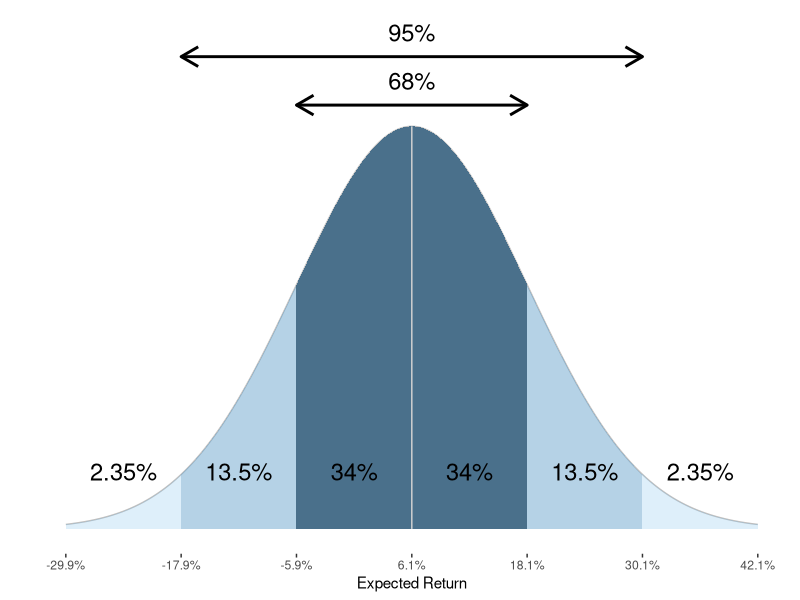

Recreate this plot in R.
library("ggplot2")
library("scales")

#Inputs
m<-0.061 #mean return for Normal Plot
vol<-0.12 #volatility or SD
length<-100 #number of breaks for graph

#create vectors with z-values
x<-seq(m-3*vol,m+3*vol,length.out=6*length)
x1<-seq(m-3*vol,m-2*vol,length.out=length)
x2<-seq(m-2*vol,m-vol,length.out=length)
x3<-seq(m-vol,m+vol,length.out=2*length)
x4<-seq(m+vol,m+2*vol,length.out=length)
x5<-seq(m+2*vol,m+3*vol,length.out=length)

#create areas for graph
line<-data.frame(x=x,y=dnorm(x,mean=m,sd=vol))
areax1<-data.frame(x=x1,ymin=0,ymax=dnorm(x1,mean=m, sd=vol))
areax2<-data.frame(x=x2,ymin=0,ymax=dnorm(x2,mean=m, sd=vol))
areax3<-data.frame(x=x3,ymin=0,ymax=dnorm(x3,mean=m, sd=vol))
areax4<-data.frame(x=x4,ymin=0,ymax=dnorm(x4,mean=m, sd=vol))
areax5<-data.frame(x=x5,ymin=0,ymax=dnorm(x5,mean=m, sd=vol))

#position of labels
label_y=dnorm(m,mean=m, sd=vol)/7

#colours for area shading
shade1<-"skyblue2"
shade2<-"skyblue3"
shade3<-"skyblue4"

plot<-ggplot()+
  geom_line(data=line, mapping=aes(x=x,y=y), colour="grey")+
  geom_ribbon(data=areax1,mapping=aes(x=x,ymin=ymin,ymax=ymax), fill=shade1, alpha=0.25)+
  geom_ribbon(data=areax2,mapping=aes(x=x,ymin=ymin,ymax=ymax), fill=shade2, alpha=0.5)+
  geom_ribbon(data=areax3,mapping=aes(x=x,ymin=ymin,ymax=ymax), fill=shade3, alpha=1)+
  geom_ribbon(data=areax4,mapping=aes(x=x,ymin=ymin,ymax=ymax), fill=shade2, alpha=0.5)+
  geom_ribbon(data=areax5,mapping=aes(x=x,ymin=ymin,ymax=ymax), fill=shade1, alpha=0.25)+ 
  theme(panel.grid=element_blank(),
        panel.background=element_blank(),
        axis.ticks.y = element_blank(), 
        axis.text.y = element_blank())+
  scale_x_continuous(labels=label_percent(accuracy=0.1), breaks=seq(min(x),max(x),vol))+
  scale_y_continuous(breaks=c(0,10))+
  labs(x="Expected Return",y="")+
  annotate(geom="text",x=m-vol/2,y=label_y,label="34%",colour="black", size=6)+
  annotate(geom="text",x=m+vol/2,y=label_y,label="34%",colour="black", size=6)+
  annotate(geom="text",x=m+vol*3/2,y=label_y,label="13.5%",colour="black", size=6)+
  annotate(geom="text",x=m-vol*3/2,y=label_y,label="13.5%",colour="black", size=6)+
  annotate(geom="text",x=m+vol*5/2,y=label_y,label="2.35%",colour="black", size=6)+
  annotate(geom="text",x=m-vol*5/2,y=label_y,label="2.35%",colour="black", size=6)+
  geom_segment(aes(x=m,y=0,xend=m,yend=dnorm(m,mean=m, sd=vol)), colour="gray82")+
  annotate(geom="text",x=m,y=3.7,label="68%",colour="black", size=6)+
  geom_segment(aes(x=min(x3),y=3.5,xend=max(x3),yend=3.5),size=1,arrow=arrow(ends="both", length=unit(0.5,"cm")))+
  annotate(geom="text",x=m,y=4.1,label="95%",colour="black", size=6)+
  geom_segment(aes(x=min(x2),y=3.9,xend=max(x4),yend=3.9),size=1,arrow=arrow(ends="both",length=unit(0.5,"cm")))


plot
